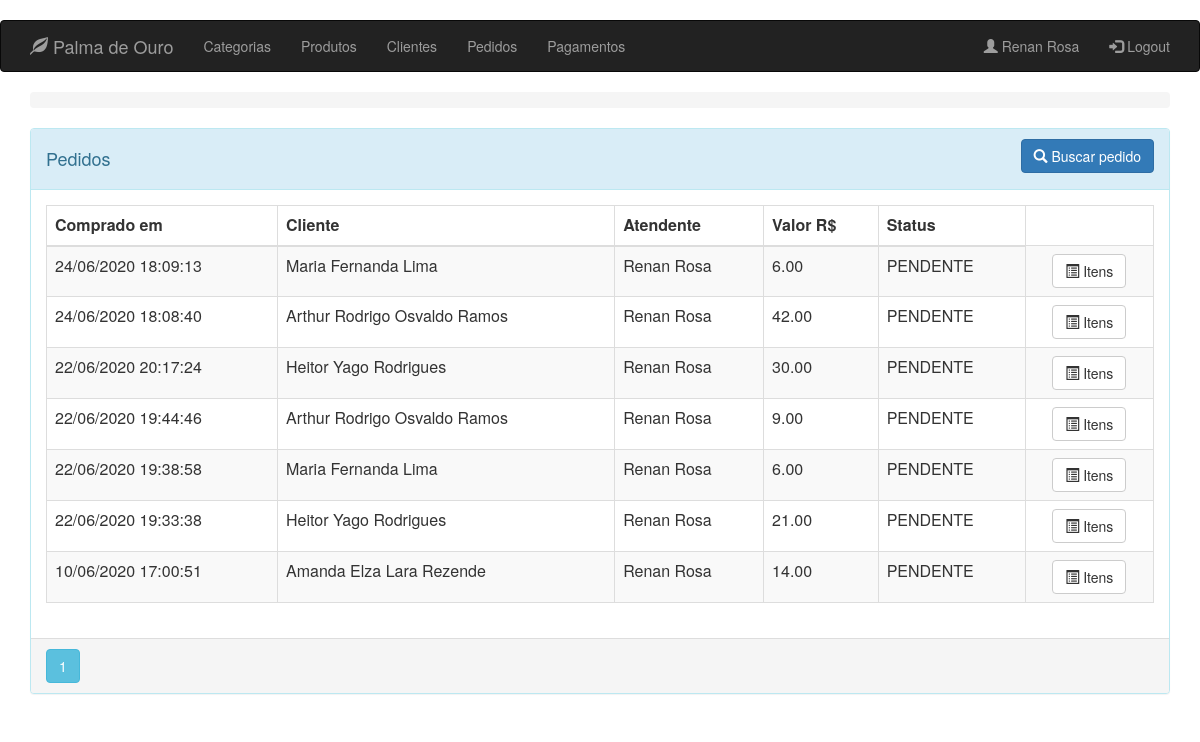
Page /order (signed in) on the earlier database version.
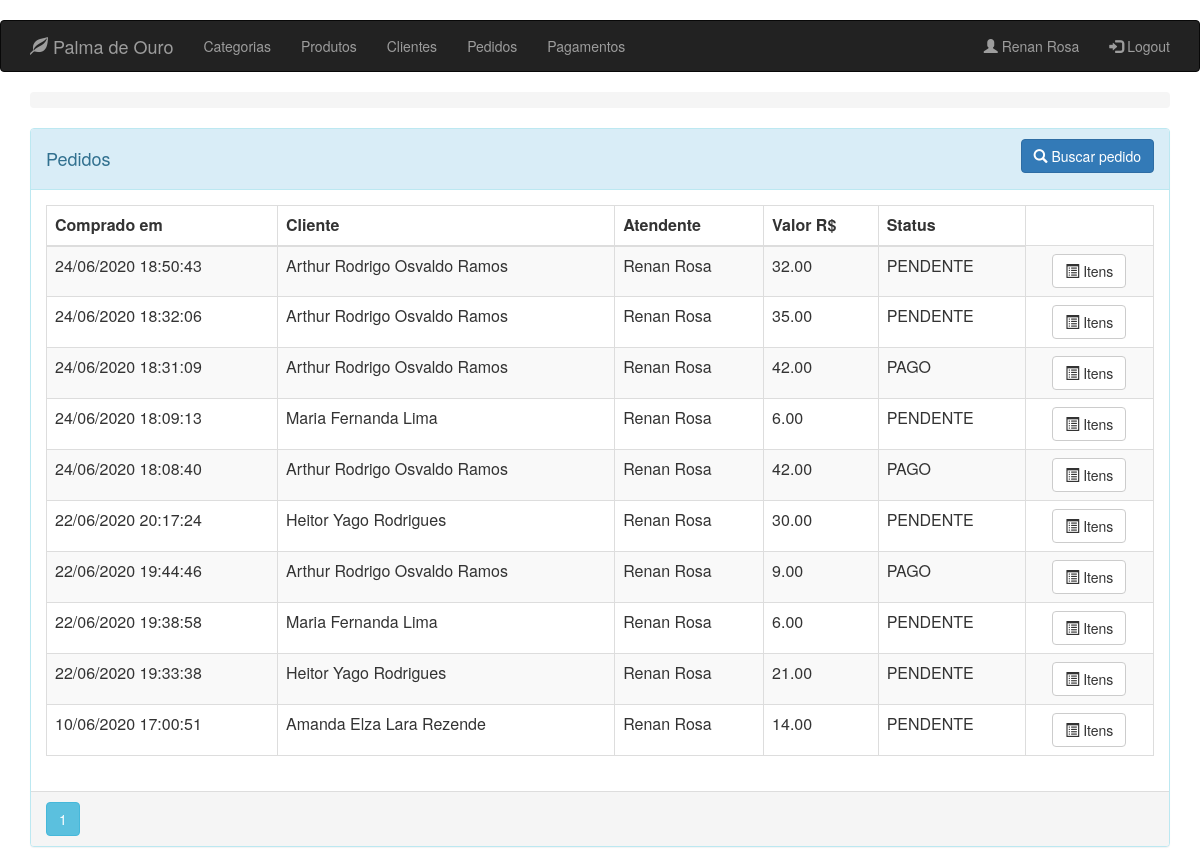
Same page on the later database version.
### app/models.py (models this page shows, shortened)
class User(db.Model):
    __metaclass__ = ABCMeta
    __abstract__ = True
    id = db.Column(db.Integer, primary_key=True)
    name = db.Column(db.String(64), nullable=False, index=True)
    phone_number = db.Column(db.String(13), nullable=False)

class Clerk(User, UserMixin):
    __tablename__ = 'clerks'
    image_file = db.Column(db.String(24), default='default.png')
    email = db.Column(db.String(64), unique=True)
    password_hash = db.Column(db.String(128), nullable=False)
    __mapper_args__ = {
        'concrete': True
    }
    @property
    def password(self) -> None:
        raise AttributeError('password is not a readable attribute')

class Order(db.Model):
    __tablename__ = 'orders'
    id = db.Column(db.Integer, primary_key=True)
    client_id = db.Column(db.Integer, ForeignKey('clients.id'), nullable=False)
    clerk_id = db.Column(db.Integer, ForeignKey('clerks.id'), nullable=False)
    payment_id = db.Column(db.Integer, ForeignKey('payments.id'), nullable=True)
    date = db.Column(db.DateTime, index=True, default=datetime.now)
    total = db.Column(db.Numeric(10, 2), default=0)
    status = db.Column(db.Enum(Status), default=Status.PENDENTE)
    client = relationship("Client", backref=backref('orders', order_by=id))
    clerk = relationship("Clerk", backref=backref('orders', order_by=id))
    payment = relationship("Payment", backref=backref('orders', order_by=id), lazy=True)

class Client(User):
    __tablename__ = 'clients'
    __mapper_args__ = {'concrete': True}
    identification = db.Column(db.String(9), unique=True)
    notifiable = db.Column(db.Boolean)
    address = db.Column(db.String(64))
    status = db.Column(db.Boolean)

### app/routes/order/routes.py (the view)
@blueprint_order.route('/order/client/<int:id>', methods=['GET'])
@blueprint_order.route('/order', defaults={'id': None}, methods=['GET'])
@register_breadcrumb(blueprint_order, '.', 'Pedidos')
@login_required
def get_orders(id):
    page = request.args.get('page', 1, type=int)
    if id is not None:
        orders = Order.query \
            .filter_by(client_id=id) \
            .order_by(Order.date.desc()) \
            .paginate(page=page, per_page=10)
        return render_template('order/client_orders.html', orders=orders, client_id=id)
    orders = Order.query.order_by(
        Order.date.desc()).paginate(page=page, per_page=10)
    return render_template('order/list.html', orders=orders)

### app/models.py (called while the page is built)
@login_manager.user_loader
def load_user(id):
    return Clerk.query.get(id)

### app/templates/order/list.html (shortened to what this page needs)
{% extends "base.html" %}
{% block page_content %}
<div class="panel panel-info">
    <div class="panel-heading">
        <div class="row">
            <div class="col col-xs-6">
                <h4>Pedidos</h4>
            </div>
            <div class="col col-xs-6 text-right">
                <a href="{{ url_for('blueprint_order.search_order') }}" class="btn btn-primary">
                    <span class="glyphicon glyphicon-search"></span>
                    Buscar pedido
                </a>
            </div>
        </div>
    </div>
    <div class="panel-body">
        <table class="table table-striped table-responsive table-bordered">
            <thead>
                <tr>
                    <th>Comprado em</th>
                    <th>Cliente</th>
                    <th>Atendente</th>
                    <th>Valor R$</th>
                    <th>Status</th>
                </tr>
            </thead>
            <tbody>
                {% for order in orders.items %}
                <tr>
                    <td>{{ order.date.strftime('%d/%m/%Y %H:%M:%S') }}</td>
                    <td>{{ order.client.name }}</td>
                    <td>{{ order.clerk.name }}</td>
                    <td>{{ order.total }}</td>
                    <td>{{ order.status.name }}</td>
                    <td align="center">
                        <a href="{{ url_for('blueprint_order.items_order',id=order.id) }}"
                           class="btn btn-default">
                            <i class="glyphicon glyphicon-list-alt" aria-hidden="true"></i>
                            <span>Itens</span>
                        </a>
                    </td>
                </tr>
                {% endfor %}
            </tbody>
        </table>
    </div>
    <div class="panel-footer p-0">
        {% for page_number in orders.iter_pages(left_edge=1,right_edge=1,left_current=1,right_current=2) %}
        {% if page_number %}
        {% if orders.page == page_number %}
        <a class="btn btn-info mb-4"
           href="{{ url_for('blueprint_order.get_orders',page=page_number) }}">{{ page_number }}</a>
        {% else %}
        <a class="btn btn-outline-info mb-4"
           href="{{ url_for('blueprint_order.get_orders',page=page_number) }}">{{ page_number }}</a>
        {% endif %}
        {% else %}
        ...
        {% endif %}
        {% endfor %}
    </div>
</div>
{% endblock %}

### app/templates/base.html (shortened to what this page needs)
﻿{% extends "bootstrap/base.html" %}
    {% block head %}
    {{ super() }}
    {% endblock %}
    {% block navbar %}
    <header>
        <nav class="navbar navbar-inverse">
            <div class="container">
                <div class="navbar-header">
                    <a class="navbar-brand" href="{{ url_for('blueprint_client.get_clients') }}">
                        <span class="glyphicon glyphicon-leaf"></span> Palma de Ouro
                    </a>
                </div>
                <ul class="nav navbar-nav">
                    <li>
                        <a class="nav-item nav-link"
                           href="{{ url_for('blueprint_category.get_categories') }}">Categorias</a>
                    </li>
                    <li>
                        <a class="nav-item nav-link" href="{{ url_for('blueprint_product.get_products') }}">Produtos</a>
                    </li>
                    <li>
                        <a class="nav-item nav-link"
                           href="{{ url_for('blueprint_client.get_clients') }}">Clientes</a>
                    </li>
                    <li>
                        <a class="nav-item nav-link"
                           href="{{ url_for('blueprint_order.get_orders') }}">Pedidos</a>
                    </li>
                    <li>
                        <a class="nav-item nav-link"
                           href="{{ url_for('blueprint_payment.get_payment') }}">Pagamentos</a>
                    </li>
                </ul>
                <ul class="nav navbar-nav navbar-right">
                    {% if current_user.is_authenticated %}
                    <li>
                        <a class="nav-item nav-link" href="{{ url_for('blueprint_clerk.account') }}">
                            <span class="glyphicon glyphicon-user"></span>
                            {{ current_user.name }}
                        </a>
                    </li>
                    <li>
                        <a class="nav-item nav-link" href="{{ url_for('blueprint_clerk.logout') }}">
                            <span class="glyphicon glyphicon-log-in"></span>
                            Logout
                        </a>
                    </li>
                    {% else %}
                    <li>
                        <a class="nav-item nav-link" href="{{ url_for('blueprint_clerk.login') }}">
                            <span class="glyphicon glyphicon-user"></span> Login
                        </a>
                    </li>
                    {% endif %}
                </ul>
            </div>
        </nav>
        <div class="container pt-3">
            <nav aria-label="breadcrumb">
                <ol class="breadcrumb primary-color">
                </ol>
            </nav>
        </div>
    </header>
    {% endblock %}
        {% block content  %}
        <div class="container pt-3">
            {% block page_content %}
            {% endblock %}
        </div>
        {% endblock %}

Differences in the rows shown:
added Order: date "24/06/2020 18:50:43", client.name "Arthur Rodrigo Osvaldo Ramos", clerk.name "Renan Rosa", total "32.00", status.name "PENDENTE"
added Order: date "24/06/2020 18:32:06", client.name "Arthur Rodrigo Osvaldo Ramos", clerk.name "Renan Rosa", total "35.00", status.name "PENDENTE"
added Order: date "24/06/2020 18:31:09", client.name "Arthur Rodrigo Osvaldo Ramos", clerk.name "Renan Rosa", total "42.00", status.name "PAGO"
changed Order (number 5 of 10 on the later page): status.name "PENDENTE" → "PAGO"
changed Order (number 7 of 10 on the later page): status.name "PENDENTE" → "PAGO"
